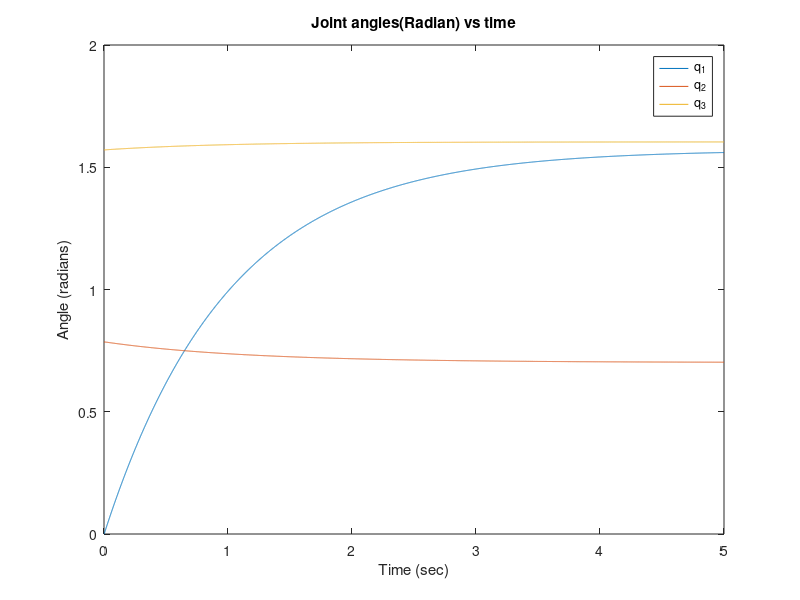
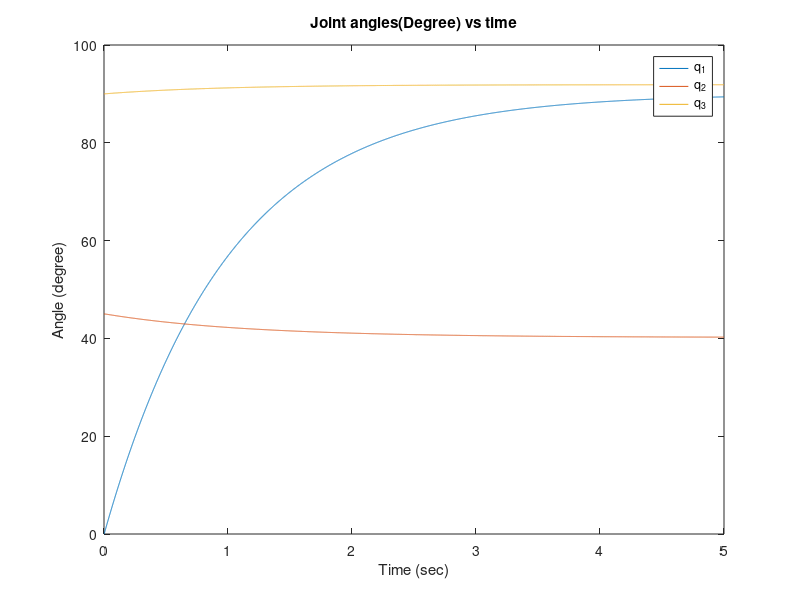
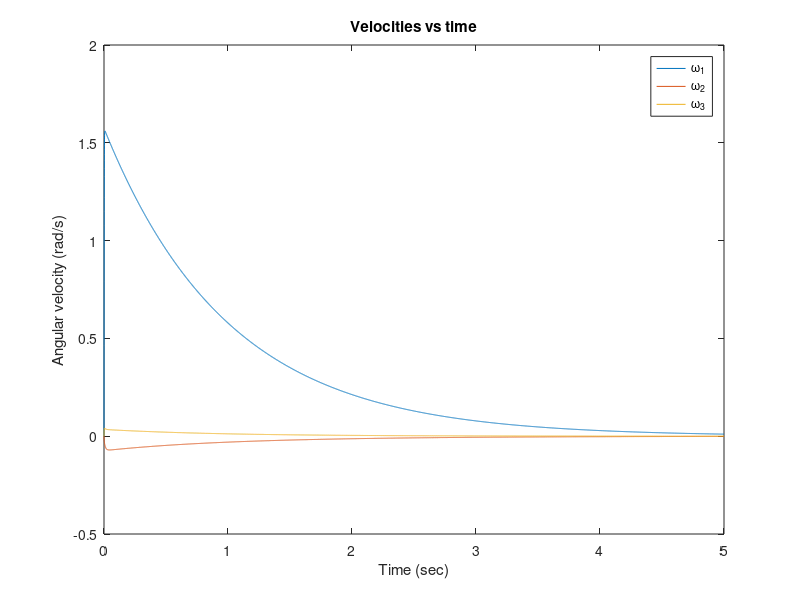
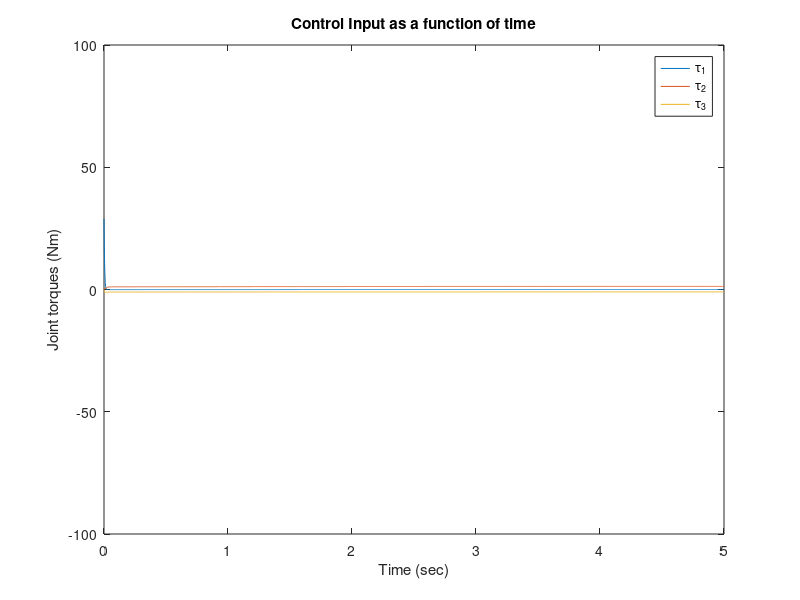

Recreate these plots in MATLAB, in order. (Note: this script raises an error after producing the figures.)

%RBE 502 Exam question 4
% PD controller for 3DOF robot manipulator
function ExamQ4()
% X1 = input('Enter X coordinate of end effector:');
% Y1 = input('Enter Y coordinate of end effector:');
% Z1 = input('Enter Z coordinate of end effector:');
X1 = 0;
Y1 = 0.3;
Z1 = 0.6;
Ts = [0 5]; % time span
a1 = 0.3;
a2 = 0.3;
a3 = 0.3;
X0 = initRobotConfig(0.3, 0, 0.6); % initial condition for ode45
Kp = [20 0 0; 0 15 0; 0 0 30];
Kv = [20 0 0; 0 15 0; 0 0 30];
qd = getInverseKinematics(X1, Y1, Z1);
[T, Y] = ode45(@(t, x) robot(t, x, qd, Kp, Kv), Ts, X0);
dim_mat = length(Y);
temp_xl2 = [];
temp_yl2 = [];
temp_zl2 = [];

e1 = [];
e2 = [];
e3 = [];
eq1 = [];
eq2 = [];
eq3 = [];

% Task Space Error Calculations
for iterator = 1:dim_mat(1,1)
    ret_x = getForwardKinematics(Y(iterator, 3), Y(iterator, 4), Y(iterator, 5));
    temp_xl2 = [temp_xl2; ret_x(1)];
    temp_yl2 = [temp_yl2; ret_x(2)];
    temp_zl2 = [temp_zl2; ret_x(3)];
    e1 = [e1; (X1 - ret_x(1));];
    e2 = [e2; (Y1 - ret_x(2));];
    e3 = [e3; (Z1 - ret_x(3));];
end

% Joint Space Error Calculations
for iterator = 1:dim_mat(1,1)
    ret_x = [Y(iterator, 4) Y(iterator, 5) Y(iterator, 6)];
    eq1 = [eq1; (qd(1) - ret_x(1));];
    eq2 = [eq2; (qd(2) - ret_x(2));];
    eq3 = [eq3; (qd(3) - ret_x(3));];
end

% Plot the joint angles over time
figure(1);
plot(T,Y(:,4), T, Y(:,5), T, Y(:,6));
title('Joint angles(Radian) vs time')
xlabel('Time (sec)');
ylabel('Angle (radians)');
legend('q_1', 'q_2', 'q_3');
print('-f1','JointAnglesRadian','-dpng')

% Plot the joint angles over time
figure(11);
plot(T,rad2deg(Y(:,4)), T, rad2deg(Y(:,5)), T, rad2deg(Y(:,6)));
title('Joint angles(Degree) vs time')
xlabel('Time (sec)');
ylabel('Angle (degree)');
legend('q_1', 'q_2', 'q_3');
print('-f11','JointAnglesDegree','-dpng')

% Plot the joint velocities over time
figure(2);
plot(T,Y(:,7), T, Y(:, 8), T, Y(:, 9));
title('Velocities vs time')
xlabel('Time (sec)');
ylabel('Angular velocity (rad/s)');
legend('\omega_1', '\omega_2', '\omega_3');
print('-f2','Velocities','-dpng')
T1=diff(Y(:,10))./diff(T);
T2=diff(Y(:,11))./diff(T);
T3=diff(Y(:,12))./diff(T);
tt=0:(T(end)/(length(T1)-1)):T(end);

% Plot the joint torques over time
figure(3);
plot(tt, T1, tt, T2, tt, T3);
axis([0 5 -100 100]);
title('Control Input as a function of time')
xlabel('Time (sec)');
ylabel('Joint torques (Nm)');
legend('\tau_1', '\tau_2', '\tau_3');
print('-f3','ControlInput','-dpng')

% Plot the end effector position over time
figure(4);
plot(T, temp_xl2, T, temp_yl2, T, temp_zl2);
title('End effector position as a function of time')
xlabel('Time (sec)');
ylabel('Position (m)');
legend('x', 'y', 'z');
print('-f4','EndPose','-dpng')

% Plot the error in position over time
figure(5);
plot(T, e1, T, e2, T, e3);
title('Task Space Error')
xlabel('Time (sec)');
ylabel('Position error (m)');
legend('e_x', 'e_y', 'e_z');
print('-f5','Error','-dpng')
% display(Y);
% display(qd);
% display(dim_mat);
% display(temp_xl2(dim_mat(1, 1)));
% display(temp_yl2(dim_mat(1, 1)));
% display(e1(dim_mat(1, 1)));
% display(e2(dim_mat(1, 1)));

% Error matching to part m of the solution
% Plot the error in angles over time
figure(6);
plot(T, eq1, T, eq2, T, eq3);
title('Joint Space Error')
xlabel('Time (sec)');
ylabel('Angle error (radian)');
legend('e_q1', 'e_q2', 'e_q3');
print('-f6','Error1','-dpng')

% Set up first frame of animation
figure(7);
clf('reset');
% subplot(2,1,1);
plot(T,temp_xl2,T,temp_yl2, T, temp_zl2);
hh1(1) = line(T(1), temp_xl2(1,1), 'Marker', '.', 'MarkerSize', 20, ...
    'Color', 'b');
hh1(2) = line(T(1), temp_yl2(1,1), 'Marker', '.', 'MarkerSize', 20, ...
    'Color', 'r');
hh1(3) = line(T(1), temp_zl2(1,1), 'Marker', '.', 'MarkerSize', 20, ...
    'Color', 'g');
xlabel('time (sec)'); ylabel('Position');

% subplot(2,1,2);
figure(8);
hh2 = line([0, 1*cos(Y(3,1))],[0, 1*sin(Y(3,1))], [0, 1]);
axis equal;
axis([-.6 .6 -.6 .6 -.6 1.5]);
ht = title(sprintf('Time: %0.2f sec\nPosition: %0.2f\nAngle: %0.2f(Radian) %0.2f(Degree) ', T(1), temp_xl2(1,1), temp_yl2(1,1), temp_zl2(1,1), rad2deg(temp_yl2(1,1))));
% ylabel('Two link manipulator PD control');
ylabel('Y-axis'),xlabel('x-axis'),zlabel('z-axis'); grid on;

for id = 1:10:length(T)
    % Update graphics data. This is more efficient than recreating plots.
    set(hh1(1), 'XData', T(id) , 'YData', temp_xl2(id, 1));
    set(hh1(2), 'XData', T(id) , 'YData', temp_yl2(id, 1));
    set(hh1(3), 'XData', T(id) , 'YData', temp_zl2(id, 1));
    tempz1 = a1;
    tempy1 = 0;
    tempx1 = 0;
   
    tempz2= a1+a2*sin(Y(id,5));
    tempy2= a2*cos(Y(id,5))*sin(Y(id,4));
    tempx2= a2*cos(Y(id,5))*cos(Y(id,4));
    
    tempz3= a1+a2*sin(Y(id,5))+a3*sin(Y(id,5)+Y(id,6));
    tempy3= a2*cos(Y(id,5))+(sin(Y(id,4)*(a3*cos(Y(id,5)+Y(id,6)))));
    tempx3= a2*cos(Y(id,5))+(cos(Y(id,4)*(a3*cos(Y(id,5)+Y(id,6)))));
    
    set(hh2(1), 'XData', [0, tempx1, tempx2, tempx3],...
        'YData', [0, tempy1, tempy2, tempy3], 'ZData', [0, tempz1, tempz2, tempz3]);
    set(ht, 'String', sprintf('Time: %0.2f sec \nAngle: %0.2f(Radian) %0.2f(Degree) ', [T(id), Y(id,3), rad2deg(Y(id,3))]));
    % Get frame as an image
    f = getframe(gcf);
    % Create a colormap for the first frame. For the rest of the frames,
    % use the same colormap
     if id == 1
        [mov(:,:,1,id), map] = rgb2ind(f.cdata, 256, 'nodither');
        
     else
         mov(:,:,1,id) = rgb2ind(f.cdata, map, 'nodither');
     end
end
imwrite(mov, map, 'stickAnimation.gif', 'DelayTime', 0, 'LoopCount', inf);
end

function [qd] = getInverseKinematics(x, y, z)
a1 = 0.3;
a2 = 0.3;
a3 = 0.3;
q3 = atan2(sqrt(1-(((x*x+y*y+z*z-a2*a2-a3*a3)/2*a2*a3)^2)),...
    ((x*x+y*y+z*z-2*z*a1+a1*a1-a2*a2-a3*a3)/2*a2*a3));
q2 = atan2((z*(a2+a3*cos(q3))+sqrt(x*x+y*y)*a3*sin(q3)),...
    (sqrt(x*x+y*y)*(a2+a3*cos(q3))+z*a3*sin(q3)));
q1 = atan2(y,x);
qd = [q1; q2; q3];
end

function [X] = getForwardKinematics(q1, q2, q3)
a1 = 0.3;
a2 = 0.3;
a3 = 0.3;
x = cos(q1)*(a2*cos(q2)+a3*cos(q2+q3));
y = sin(q1)*(a2*cos(q2)+a3*cos(q2+q3));
z = a1+a2*sin(q2)+a3*sin(q2+q3);
X = [x; y; z];
end

function xdot = robot(t, x, qd, Kp, Kv)
% Model Parameters
g = 9.8; 
a1 = 0.3; 
a2 = 0.3;
a3 = 0.3;
l1 = 0.15;
l2 = 0.15;
l3 = 0.15;
m1 = 0.5;
m2 = 0.5;
m3 = 0.5;
I1 = 1;
I2 = 1;
I3 = 1;

% State variables
q1 = x(4); % theta1
q2 = x(5); % theta2
q3 = x(6); % theta3
q4 = x(7); % theta1_dot
q5 = x(8); % theta2_dot
q6 = x(9); % theta3_dot

%Initialize xdot
xdot = zeros(12, 1);
qd1 = qd(1);
qd2 = qd(2);
qd3 = qd(3);
Kp1 = Kp(1, 1);
Kp2 = Kp(2, 2);
Kp3 = Kp(3, 3);
Kv1 = Kv(1, 1);
Kv2 = Kv(2, 2);
Kv3 = Kv(3, 3);
tau = [0; 0; 0];
tau(1) = Kp1*(qd1 - x(4)) - Kv1*x(7);
tau(2) = Kp2*(qd2 - x(5)) - Kv2*x(8);
tau(3) = Kp3*(qd3 - x(6)) - Kv3*x(9);

%M C G matrices obtained from HW1 solution

M = [(a2^2*m2)/2 + (a2^2*m3)/2 + (a3^2*m3)/2 + (a2^2*m2*cos(2*q2))/2 + (a2^2*m3*cos(2*q2))/2 + (a3^2*m3*cos(2*q2 + 2*q3))/2 + a2*a3*m3*cos(2*q2 + q3) + a2*a3*m3*cos(q3),                                                   0,                             0;
                                                                                                                                                                                        0, a2^2*m2 + a2^2*m3 + a3^2*m3 + 2*a2*a3*m3*cos(q3), m3*a3^2 + a2*m3*cos(q3)*a3;
                                                                                                                                                                                      0,                       m3*a3^2 + a2*m3*cos(q3)*a3,                       a3^2*m3];
                                                                                                                                                                             
G = [0; a3*g*m3*cos(q2 + q3) + a2*g*m2*cos(q2) + a2*g*m3*cos(q2); a3*g*m3*cos(q2 + q3)];


C =  [-q4*(a2^2*m2*sin(2*q2)*q5 + a2^2*m3*sin(2*q2)*q5 + a3^2*m3*sin(2*q2 + 2*q3)*q5 + a3^2*m3*sin(2*q2 + 2*q3)*q6 + 2*a2*a3*m3*sin(2*q2 + q3)*q5 + a2*a3*m3*sin(2*q2 + q3)*q6 + a2*a3*m3*sin(q3)*q6);
                                        (a3^2*m3*sin(2*q2 + 2*q3)*q4^2)/2 + (a2^2*m2*sin(2*q2)*q4^2)/2 + (a2^2*m3*sin(2*q2)*q4^2)/2 - a2*a3*m3*sin(q3)*q6^2 + a2*a3*m3*sin(2*q2 + q3)*q4^2 - 2*a2*a3*m3*sin(q3)*q5*q6;
                                                                                                                                        (a3^2*m3*sin(2*q2 + 2*q3)*q4^2)/2 + (a2*a3*m3*sin(q3)*q4^2)/2 + a2*a3*m3*sin(q3)*q5^2 + (a2*a3*m3*sin(2*q2 + q3)*q4^2)/2];                                                                


qdot = inv(M)*(tau - C - G);
xdot(1) = qd1 - x(4);
xdot(2) = qd2 - x(5);
xdot(3) = qd3 - x(6);
xdot(4) = x(7);
xdot(5) = x(8);
xdot(6) = x(9);
xdot(7) = qdot(1);
xdot(8) = qdot(2);
xdot(9) = qdot(3);
xdot(10) = tau(1);
xdot(11) = tau(2);
xdot(12) = tau(3);
end

function X = initRobotConfig(xi, yi, zi)
X = zeros(12,1);
X(1) = xi;
X(2) = yi;
X(3) = zi;
qi = getInverseKinematics(xi, yi, zi);
X(4) = qi(1);
X(5) = qi(2);
X(6) = qi(3);
X(7) = 0;
X(8) = 0;
X(9) = 0;
X(10) = 0;
X(11) = 0;
X(12) = 0;
end

